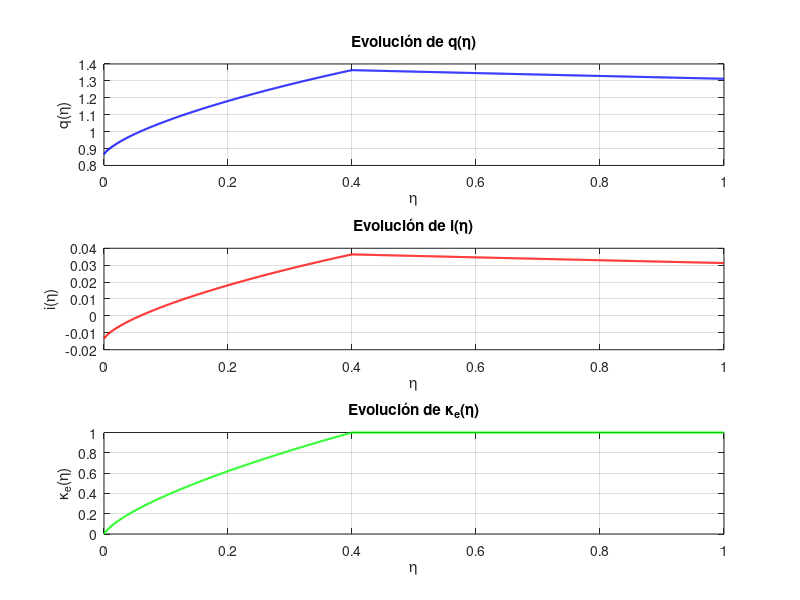
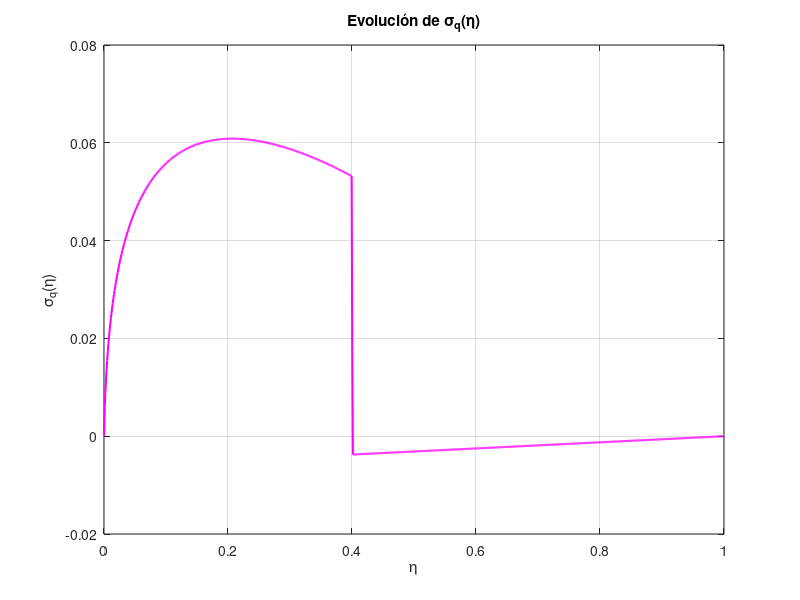

The MATLAB source for these figures, in order:
clear; clc; 

%% 🔹 Definir valores de los parámetros
rho_e = 0.06;  
rho_h = 0.05; 
a_e   = 0.11; 
a_h   = 0.03;  
delta = 0.05;  
phi   = 10;    
alpha = 0.5;   
sigma = 0.1;  

%% 🔹 Definir grilla uniforme para eta
N   = 1000;
eta = linspace(0.0001, 0.9999, N)';

%% 🔹 Condiciones de frontera para q
q_0 = (1 + a_h * phi) / (1 + rho_h * phi);  
q_1 = (1 + a_e * phi) / (1 + rho_e * phi); 

%% 🔹 Inicializar variables
q = zeros(N, 1);
q(1) = q_0;  
q_eta = zeros(N, 1);
kappa_e_vals = zeros(N, 1); 

%% 🔹 Primera iteración (de 2 a 400)
for i = 2:400
    % Aproximación de q_eta
    q_eta_approx = @(q_val) (q_val - q(i-1)) / (eta(i) - eta(i-1));

    % Definir la función para calcular kappa_e
    kappa_e_fun = @(q_val) min(((q_val - 1) / phi + q_val * (eta(i) * rho_e + (1 - eta(i)) * rho_h) - a_h) / (a_e - a_h), 1);

    % Definir la ecuación a resolver
    fun = @(q_i) ((a_e - a_h) / q_i) - ...
        ((kappa_e_fun(q_i) - eta(i)) / (eta(i) * (1 - eta(i)))) * ...
        ((sigma / (1 - ((kappa_e_fun(q_i) / eta(i) - 1) * (eta(i) * q_eta_approx(q_i) / q_i))))^2);

    % Resolver ecuación mediante fsolve
    options = optimset('Display', 'off');
    q_sol = fsolve(fun, q(i-1), options);
    
    % Actualizar valores
    q(i) = q_sol;
    q_eta(i) = (q(i) - q(i-1)) / (eta(i) - eta(i-1));

    % Calcular kappa_e
    kappa_e_vals(i) = (q(i) - 1) / phi + q(i) * (eta(i) * rho_e + (1 - eta(i)) * rho_h) - a_h;
    kappa_e_vals(i) = kappa_e_vals(i) / (a_e - a_h);
    
    if kappa_e_vals(i) >= 1
        kappa_e_vals(i:end) = 1; 
        q(i:end) = q(i); 
        q_eta(i:end) = 0; 
        break;
    end
end

%% 🔹 Segunda iteración (de 401 a N) resolviendo q explícitamente
for i = 401:N
    q(i) = (phi * a_e+1) ./ (1 + phi * (eta(i) * rho_e + (1 - eta(i)) * rho_h));  % Solución explícita
    q_eta(i) = (q(i) - q(i-1)) / (eta(i) - eta(i-1));
    kappa_e_vals(i) = 1; % Fijar kappa_e en 1 en esta segunda iteración
end

%% 🔹 Calcular variables adicionales
i_val = (q - 1) / phi;  % Cálculo de i
sigma_q = zeros(N, 1); % Inicializar sigma_q

for i = 1:N
    if eta(i) > 0
        sigma_q(i) = (sigma/ (1-(kappa_e_vals(i) / eta(i) - 1) * ((eta(i) * q_eta(i)) / q(i)))) - sigma;
    else
        sigma_q(i) = NaN;  % Evitar errores en la primera iteración
    end
end

%% 🔹 Graficar los valores calculados
figure;
subplot(3,1,1)
plot(eta, q, 'b', 'LineWidth', 1.5);
xlabel('\eta');
ylabel('q(\eta)');
title('Evolución de q(\eta)');
grid on;

subplot(3,1,2)
plot(eta, i_val, 'r', 'LineWidth', 1.5);
xlabel('\eta');
ylabel('i(\eta)');
title('Evolución de i(\eta)');
grid on;

subplot(3,1,3)
plot(eta, kappa_e_vals, 'g', 'LineWidth', 1.5);
xlabel('\eta');
ylabel('\kappa_e(\eta)');
title('Evolución de \kappa_e(\eta)');
grid on;

figure;
plot(eta, sigma_q, 'm', 'LineWidth', 1.5);
xlabel('\eta');
ylabel('\sigma_q(\eta)');
title('Evolución de \sigma_q(\eta)');
grid on;

